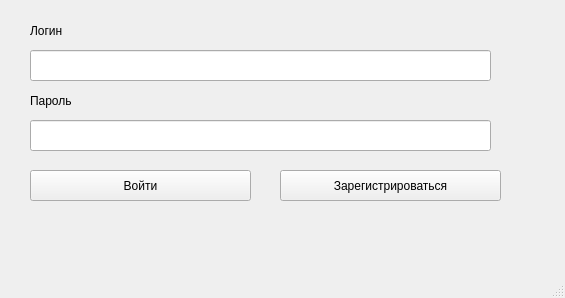
<?xml version="1.0" encoding="UTF-8"?>
<ui version="4.0">
 <class>MainWindow</class>
 <widget class="QMainWindow" name="MainWindow">
  <property name="geometry">
   <rect>
    <x>0</x>
    <y>0</y>
    <width>565</width>
    <height>298</height>
   </rect>
  </property>
  <property name="windowTitle">
   <string>Вход</string>
  </property>
  <widget class="QWidget" name="centralwidget">
   <widget class="QLineEdit" name="loginEdit">
    <property name="geometry">
     <rect>
      <x>30</x>
      <y>50</y>
      <width>461</width>
      <height>31</height>
     </rect>
    </property>
   </widget>
   <widget class="QLineEdit" name="pasEdit">
    <property name="geometry">
     <rect>
      <x>30</x>
      <y>120</y>
      <width>461</width>
      <height>31</height>
     </rect>
    </property>
   </widget>
   <widget class="QLabel" name="label">
    <property name="geometry">
     <rect>
      <x>30</x>
      <y>90</y>
      <width>301</width>
      <height>21</height>
     </rect>
    </property>
    <property name="text">
     <string>Пароль</string>
    </property>
   </widget>
   <widget class="QLabel" name="label_2">
    <property name="geometry">
     <rect>
      <x>30</x>
      <y>20</y>
      <width>281</width>
      <height>21</height>
     </rect>
    </property>
    <property name="text">
     <string>Логин</string>
    </property>
   </widget>
   <widget class="QPushButton" name="regButton">
    <property name="geometry">
     <rect>
      <x>280</x>
      <y>170</y>
      <width>221</width>
      <height>31</height>
     </rect>
    </property>
    <property name="text">
     <string>Зарегистрироваться</string>
    </property>
   </widget>
   <widget class="QPushButton" name="logButton">
    <property name="geometry">
     <rect>
      <x>30</x>
      <y>170</y>
      <width>221</width>
      <height>31</height>
     </rect>
    </property>
    <property name="text">
     <string>Войти</string>
    </property>
   </widget>
   <widget class="QLabel" name="error">
    <property name="geometry">
     <rect>
      <x>30</x>
      <y>230</y>
      <width>461</width>
      <height>31</height>
     </rect>
    </property>
    <property name="text">
     <string/>
    </property>
   </widget>
  </widget>
  <widget class="QStatusBar" name="statusbar"/>
 </widget>
 <resources/>
 <connections/>
</ui>
